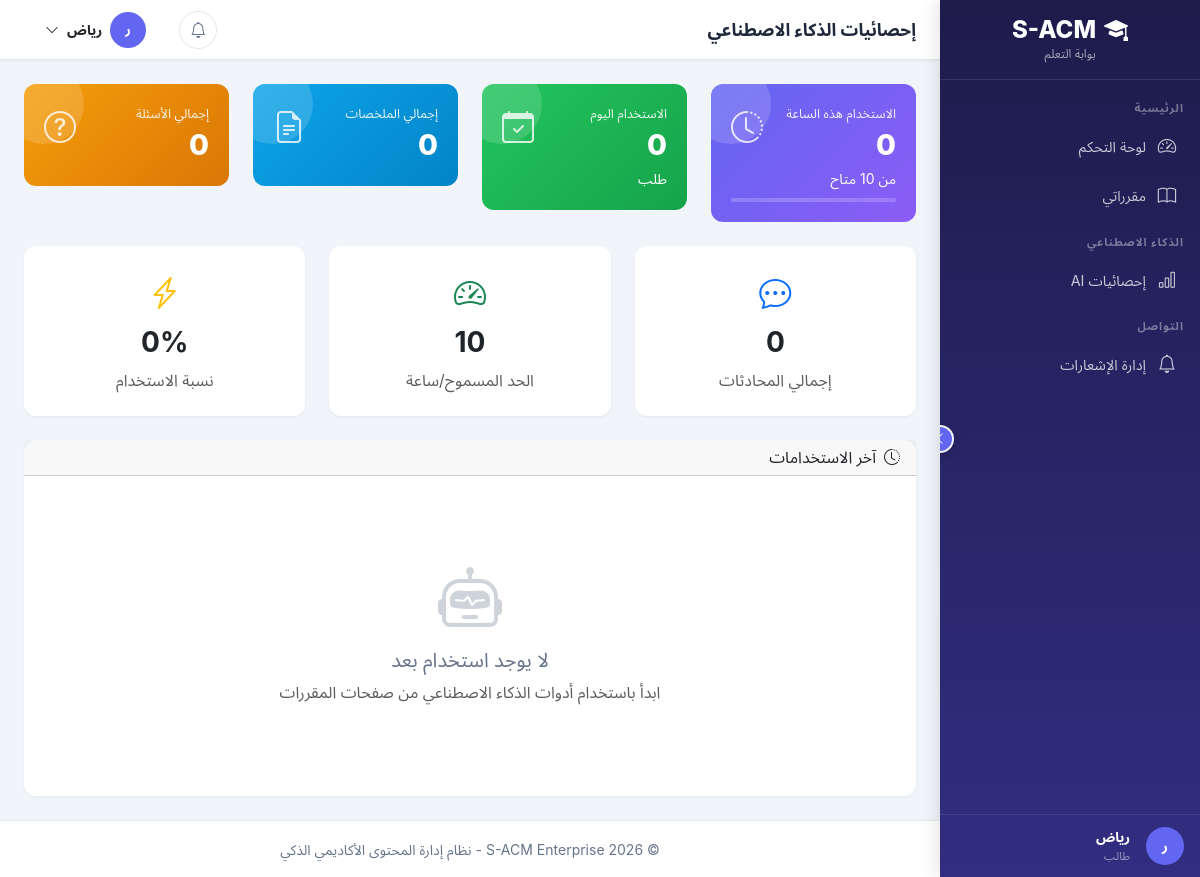
Page /ai/usage/ (signed in) on the earlier database version.
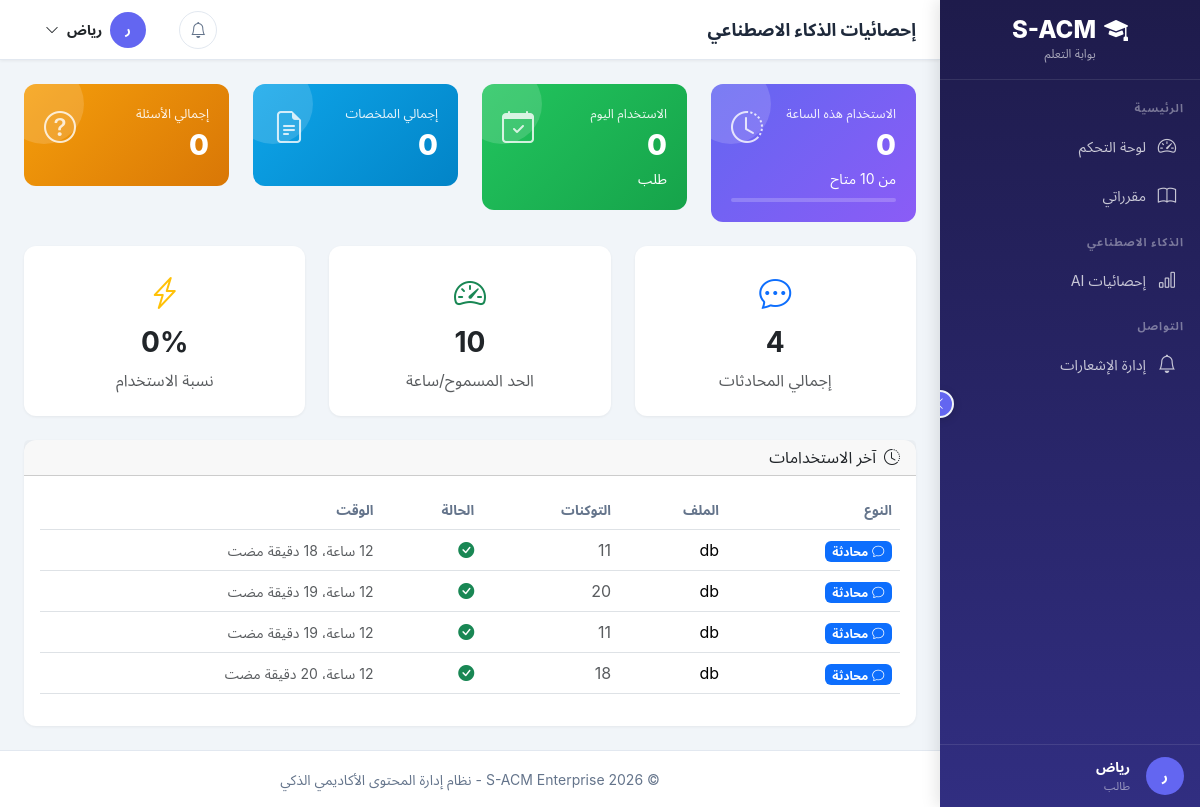
Same page on the later database version.
### apps/ai_features/models.py (models this page shows, shortened)
class AIUsageLog(models.Model):
    REQUEST_TYPES = [
        ('summary', 'تلخيص'),
        ('questions', 'توليد أسئلة'),
        ('chat', 'محادثة'),
    ]
    user = models.ForeignKey(
        settings.AUTH_USER_MODEL, on_delete=models.CASCADE,
        related_name='ai_usage_logs', verbose_name='المستخدم'
    )
    request_type = models.CharField(max_length=20, choices=REQUEST_TYPES, verbose_name='نوع الطلب')
    file = models.ForeignKey(
        'courses.LectureFile', on_delete=models.SET_NULL,
        null=True, blank=True, related_name='ai_usage_logs', verbose_name='الملف'
    )
    tokens_used = models.PositiveIntegerField(default=0, verbose_name='التوكنات المستخدمة')
    request_time = models.DateTimeField(auto_now_add=True, verbose_name='وقت الطلب')
    was_cached = models.BooleanField(default=False, verbose_name='من الذاكرة المؤقتة')
    success = models.BooleanField(default=True, verbose_name='ناجح')
    error_message = models.TextField(blank=True, null=True, verbose_name='رسالة الخطأ')
    api_key_used = models.ForeignKey(
        APIKey, on_delete=models.SET_NULL,
        null=True, blank=True,
        verbose_name='مفتاح API المستخدم',
        related_name='usage_logs'
    )
    class Meta:
        db_table = 'ai_usage_logs'
        verbose_name = 'سجل استخدام AI'
        verbose_name_plural = 'سجلات استخدام AI'
        ordering = ['-request_time']
        indexes = [
            models.Index(fields=['user', 'request_time']),
            models.Index(fields=['request_type']),
            models.Index(fields=['request_time']),
        ]

### apps/courses/models.py (models this page shows, shortened)
class LectureFile(models.Model):
    CONTENT_TYPE_CHOICES = [
        ('local_file', 'ملف محلي'),
        ('external_link', 'رابط خارجي'),
    ]
    FILE_TYPE_CHOICES = [
        ('Lecture', 'محاضرة'),
        ('Summary', 'ملخص'),
        ('Exam', 'اختبار'),
        ('Assignment', 'واجب'),
        ('Reference', 'مرجع'),
        ('Other', 'أخرى'),
    ]
    course = models.ForeignKey(
        Course,
        on_delete=models.CASCADE,
        related_name='files',
        verbose_name='المقرر'
    )
    uploader = models.ForeignKey(
        settings.AUTH_USER_MODEL,
        on_delete=models.SET_NULL,
        null=True,
        related_name='uploaded_files',
        verbose_name='رافع الملف'
    )
    title = models.CharField(
        max_length=255,
        verbose_name='عنوان الملف'
    )
    description = models.TextField(
        blank=True,
        null=True,
        verbose_name='وصف الملف'
    )
    content_type = models.CharField(
        max_length=20,
        choices=CONTENT_TYPE_CHOICES,
        default='local_file',
        verbose_name='نوع المحتوى'
    )
    local_file = models.FileField(
        upload_to=lecture_file_path,
        blank=True,
        null=True,
        verbose_name='الملف المحلي'
    )
    external_link = models.URLField(
        max_length=512,
        blank=True,
        null=True,
        verbose_name='الرابط الخارجي'
    )
    file_type = models.CharField(
        max_length=50,
        choices=FILE_TYPE_CHOICES,
        default='Lecture',
        verbose_name='تصنيف الملف'
    )
    file_size = models.BigIntegerField(
        blank=True,
        null=True,
        verbose_name='حجم الملف (بايت)'
    )
    file_extension = models.CharField(
        max_length=20,
        blank=True,
        null=True,
        verbose_name='امتداد الملف'
    )
    mime_type = models.CharField(
        max_length=100,
        blank=True,
        null=True,
        verbose_name='نوع MIME'
    )
    upload_date = models.DateTimeField(
        auto_now_add=True,
        verbose_name='تاريخ الرفع'
    )
    updated_at = models.DateTimeField(
        auto_now=True,
        verbose_name='تاريخ التحديث'
    )
    is_visible = models.BooleanField(
        default=True,
        verbose_name='مرئي للطلاب',
        help_text='للتحكم في ظهور الملف للطلاب'
    )
    is_deleted = models.BooleanField(
        default=False,
        verbose_name='محذوف',
        help_text='Soft delete - الملف لا يظهر لكنه موجود في قاعدة البيانات'
    )
    deleted_at = models.DateTimeField(
        blank=True,
        null=True,
        verbose_name='تاريخ الحذف'
    )
    download_count = models.PositiveIntegerField(
        default=0,
        verbose_name='عدد التحميلات'
    )
    view_count = models.PositiveIntegerField(
        default=0,
        verbose_name='عدد المشاهدات'
    )
    class Meta:
        db_table = 'lectures_files'
        verbose_name = 'ملف محاضرة'
        verbose_name_plural = 'ملفات المحاضرات'
        ordering = ['-upload_date']
        indexes = [
            models.Index(fields=['course', 'file_type']),
            models.Index(fields=['upload_date']),
            models.Index(fields=['is_visible', 'is_deleted']),
            models.Index(fields=['course', 'is_visible'], name='idx_lf_course_vis'),
            models.Index(fields=['uploader', 'is_deleted'], name='idx_lf_uploader_del'),
            models.Index(fields=['uploader', 'is_deleted', 'upload_date'], name='idx_lf_upload_stats'),
            models.Index(fields=['course', 'is_visible', 'is_deleted'], name='idx_lf_crs_vis_del'),
        ]

### apps/ai_features/views.py (the view)
# urls.py: path('usage/', views.AIUsageStatsView.as_view(), name='usage_stats'),
class AIUsageStatsView(LoginRequiredMixin, View):
    template_name = 'ai_features/usage_stats.html'
    def get(self, request):
        user = request.user
        one_hour_ago = timezone.now() - timedelta(hours=1)
        today = timezone.now().replace(hour=0, minute=0, second=0, microsecond=0)
        stats = {
            'hourly_usage': AIUsageLog.objects.filter(
                user=user,
                request_time__gte=one_hour_ago
            ).count(),
            'daily_usage': AIUsageLog.objects.filter(
                user=user,
                request_time__gte=today
            ).count(),
            'total_summaries': AISummary.objects.filter(user=user).count(),
            'total_questions': AIGeneratedQuestion.objects.filter(user=user).count(),
            'total_chats': AIChat.objects.filter(user=user).count(),
            'rate_limit': getattr(settings, 'AI_RATE_LIMIT_PER_HOUR', 10)
        }
        recent_usage = AIUsageLog.objects.filter(user=user).order_by('-request_time')[:10]
        return render(request, self.template_name, {
            'stats': stats,
            'recent_usage': recent_usage
        })

### apps/accounts/models.py (called while the page is built)
    def is_admin(self):
        return self.role and self.role.code == Role.ADMIN

    def is_instructor(self):
        return self.role and self.role.code == Role.INSTRUCTOR

    def is_student(self):
        return self.role and self.role.code == Role.STUDENT

### apps/core/context_processors.py (called while the page is built)
def site_settings(request):
    return {
        'SITE_NAME': 'S-ACM',
        'SITE_FULL_NAME': 'نظام إدارة المحتوى الأكاديمي الذكي',
        'SITE_VERSION': '1.0.0',
        'DEBUG': settings.DEBUG,
    }

def user_notifications(request):
    if request.user.is_authenticated:
        try:
            from apps.notifications.services import NotificationService
            unread_count = NotificationService.get_unread_count(request.user)
            recent_notifications = NotificationService.get_recent_notifications(
                request.user, limit=5
            )
            return {
                'unread_count': unread_count,
                'recent_notifications': recent_notifications,
            }
        except Exception:
            pass
    return {'unread_count': 0, 'recent_notifications': []}

### templates/ai_features/usage_stats.html (shortened to what the changed rows need)
{% extends 'layouts/dashboard_base.html' %}
{% block dashboard_content %}
<div class="row g-4 mb-4">
    <div class="col-md-4">
        <div class="card p-4 text-center">
            <i class="bi bi-chat-dots text-primary mb-2" style="font-size:2rem;"></i>
            <h3 class="fw-bold">{{ stats.total_chats }}</h3>
            <span class="text-muted">إجمالي المحادثات</span>
        </div>
    </div>
</div>
<div class="card">
    <div class="card-body">
        {% if recent_usage %}
        <div class="table-responsive">
            <table class="table table-hover">
                <thead>
                    <tr>
                        <th>النوع</th>
                        <th>الملف</th>
                        <th>التوكنات</th>
                        <th>الحالة</th>
                        <th>الوقت</th>
                    </tr>
                </thead>
                <tbody>
                    {% for usage in recent_usage %}
                    <tr>
                        <td>
                            {% if usage.request_type == 'summary' %}
                                <span class="badge bg-info"><i class="bi bi-file-text me-1"></i>تلخيص</span>
                            {% elif usage.request_type == 'questions' %}
                                <span class="badge bg-warning"><i class="bi bi-question-circle me-1"></i>أسئلة</span>
                            {% else %}
                                <span class="badge bg-primary"><i class="bi bi-chat me-1"></i>محادثة</span>
                            {% endif %}
                        </td>
                        <td>{{ usage.file.title|default:"-"|truncatechars:30 }}</td>
                        <td><span class="text-muted">{{ usage.tokens_used }}</span></td>
                        <td>
                            {% if usage.success %}
                                <i class="bi bi-check-circle-fill text-success"></i>
                            {% else %}
                                <i class="bi bi-x-circle-fill text-danger"></i>
                            {% endif %}
                        </td>
                        <td><small class="text-muted">{{ usage.request_time|timesince }} مضت</small></td>
                    </tr>
                    {% endfor %}
                </tbody>
            </table>
        </div>
        {% else %}
        <div class="empty-state">
            <i class="bi bi-robot"></i>
            <h5>لا يوجد استخدام بعد</h5>
            <p class="text-muted">ابدأ باستخدام أدوات الذكاء الاصطناعي من صفحات المقررات</p>
        </div>
        {% endif %}
    </div>
</div>
{% endblock %}

Differences in the rows shown:
added AIUsageLog: request_type "chat" (drawn), file "db", tokens_used "11", success True (drawn), request_time "12 ساعة، 18 دقيقة"
added AIUsageLog: request_type "chat" (drawn), file "db", tokens_used "20", success True (drawn), request_time "12 ساعة، 19 دقيقة"
added AIUsageLog: request_type "chat" (drawn), file "db", tokens_used "11", success True (drawn), request_time "12 ساعة، 19 دقيقة"
added AIUsageLog: request_type "chat" (drawn), file "db", tokens_used "18", success True (drawn), request_time "12 ساعة، 20 دقيقة"
Other differences:
{{ stats.total_chats }}: "0" → "4"
text no longer shown: "لا يوجد استخدام بعد ابدأ باستخدام أدوات الذكاء الاصطناعي من صفحات المقررات"
text now shown: "النوع الملف التوكنات الحالة الوقت"
